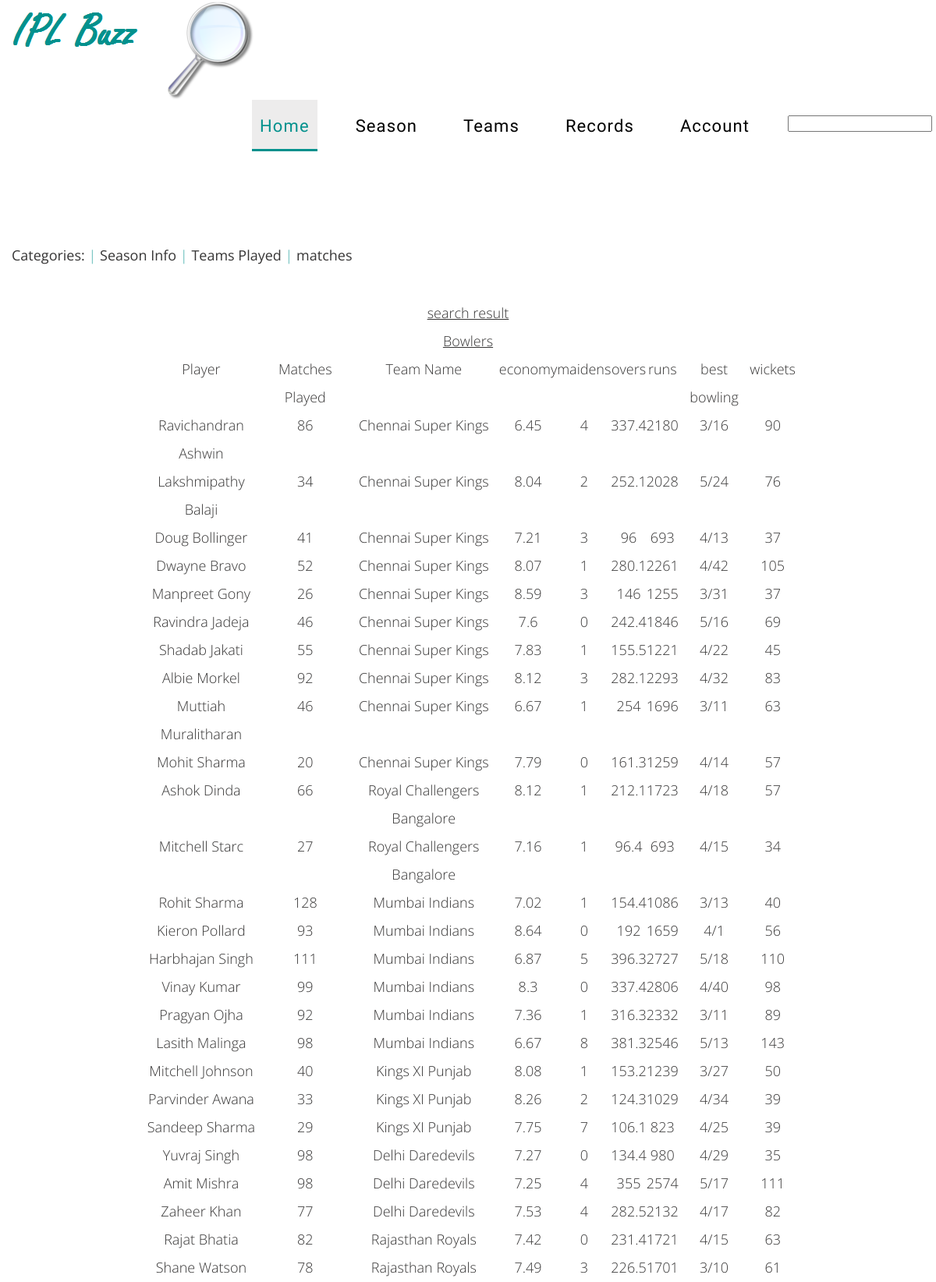
The page /primex/search.php (signed in, upper part) on the database its author committed.
### tables this page shows
CREATE TABLE IF NOT EXISTS `player` (
  `player_id` int(11) NOT NULL DEFAULT '0',
  `player_name` varchar(20) DEFAULT NULL,
  `Matches_played` int(11) DEFAULT NULL,
  `Innings_played` int(11) DEFAULT NULL,
  `team_id` int(11) DEFAULT NULL,
  PRIMARY KEY (`player_id`),
  UNIQUE KEY `player_id_index` (`player_id`),
  KEY `team_id` (`team_id`),
  KEY `team_id_player_index` (`team_id`)
);

CREATE TABLE IF NOT EXISTS `team` (
  `team_id` int(11) NOT NULL DEFAULT '0',
  `name` varchar(30) DEFAULT NULL,
  `city` varchar(20) DEFAULT NULL,
  `owner` varchar(30) DEFAULT NULL,
  `coach` varchar(20) DEFAULT NULL,
  `ground` varchar(40) DEFAULT NULL,
  `matches_played` int(11) DEFAULT NULL,
  `matches_Won` int(11) DEFAULT NULL,
  `Matches_Lost` int(11) DEFAULT NULL,
  PRIMARY KEY (`team_id`),
  UNIQUE KEY `team_id_index` (`team_id`),
  FULLTEXT KEY `team_name_index` (`name`)
);

CREATE TABLE IF NOT EXISTS `bowler` (
  `player_id` int(11) NOT NULL DEFAULT '0',
  `economy` float DEFAULT NULL,
  `maidens` int(11) DEFAULT NULL,
  `overs` float DEFAULT NULL,
  `runs` int(11) DEFAULT NULL,
  `best_bowling` varchar(10) DEFAULT NULL,
  `wickets` float DEFAULT NULL,
  PRIMARY KEY (`player_id`),
  UNIQUE KEY `player_id_bowler_index` (`player_id`)
);

### primex/search.php (the view, shortened to what this page needs)
<?php
include_once 'dbconnect.php';
$search = $_GET['search'];
?>
<!DOCTYPE html>
<html lang="en">
<head>
    <link rel="stylesheet" href="css/grid.css">
    <link rel="stylesheet" href="css/style.css">
    <link rel="stylesheet" href="css/isotope.css"/>
</head>
<body>
<div class="page">
<header id="header">
        <div id="stuck_container">
        <div class="container">
            <div class="row">
                <div class="grid_12">
                    <div class="brand put-left">
                        <h1>
                            <a href="index.php">
                                <img src="images/logo.png" alt="Logo"/>
                            </a>
							<img src="images/search.png" alt="Logo"/>
                        </h1>
                    </div>
                    <nav class="nav put-right">
                        <ul class="sf-menu">
                            <li class="current"><a href="index.php">Home</a></li>
                            <li>
                                <a href="#">Season</a>
                            </li>
                            <li><a href="#">Teams</a>
							</li>
                            <li><a href="blog.html">Records</a>
							</li>
                            <li><a href="contacts.html">Account</a>
							</li>
							<li>
									<form action="http://localhost/IPLT20/primex/search.php" method="GET">
										<input type="text" name="search" style="margin-top: 20px; /><br />
										<input type="submit"  style="height: 0px; width: 0px; border: none; padding: 0px"/>
									</form>
							</li>
                        </ul>
                    </nav>
                </div>
            </div>
        </div>
    </div>
</header>
<section id="content"><div class="ic">More Website Templates @ TemplateMonster.com - September08, 2014!</div>
    <div class="container">
        <div class="row wrap_11 wrap_20">
            <div class="grid_12">
                <div class="text_7 color_2">
                    Categories:
                    <ul id="filters">
						<li><a href="#si"> Season Info</a></li>
						<li><a href="#tpl"> Teams Played</a></li>
                        <li><a href="#mp"> matches</a></li>
                    </ul>
                </div>
            </div>
        </div>
    </div>
<center>
         <?php
           echo "<a name='si'></a> <table id='cskbg' border=9 style='width:70%; text-align:center; padding-right:100px'>
										<caption>
											<csk><u>search result</u></csk>
										</caption>";
							$res=mysqli_query($conn, "select * from player p,bowler b,team t where p.player_id=b.player_id  and p.team_id=t.team_id and p.player_name like '%$search%'; ");
							if(mysqli_num_rows($res)>0)
							{
							echo "<a name='EC'></a> <table id='cskbg' border=9 style='width:70%; text-align:center; padding-right:20px'>
										<caption>
											<csk><u>Bowlers</u></csk>
										</caption>
										<tr>
											<th>Player</th>
											<th>Matches Played</th>
											<th>Team Name</th>
											<th>economy</th>
											<th>maidens</th>
											<th>overs</th>
											<th>runs</th>
											<th>best bowling</th>
											<th>wickets</th>
										</tr>";
							}
							while($row = $res->fetch_assoc())
								{
								echo "<tr>";
							    echo "<td>".$row["player_name"]."</td>";
								echo "<td>".$row["Matches_played"]."</td>";
								echo "<td>".$row["name"]."</td>";
								echo "<td>".$row["economy"]."</td>";
								echo "<td>".$row["maidens"]."</td>";
								echo "<td>".$row["overs"]."</td>";
								echo "<td>".$row["runs"]."</td>";
								echo "<td>".$row["best_bowling"]."</td>";
								echo "<td>".$row["wickets"]."</td>";
								echo "</tr>";
								}
		 ?>
</center>
</section>
</body>
</html>

### primex/css/grid.css (style rules this page uses)
html, body, div, span, applet, object, iframe, h1, h2, h3, h4, h5, h6, p, blockquote, pre, a, abbr, acronym, address, big, cite, code, del, dfn, em, img, ins, kbd, q, s, samp, small, strike, strong, sub, sup, tt, var, b, u, i, center, dl, dt, dd, ol, ul, li, fieldset, form, label, legend, table, caption, tbody, tfoot, thead, tr, th, td, article, aside, canvas, details, embed, figure, figcaption, footer, header, hgroup, menu, nav, output, ruby, section, summary, time, mark, audio, video { margin: 0; padding: 0; border: 0; font-size: 100%; font: inherit; vertical-align: top; }
article, aside, details, figcaption, figure, footer, header, hgroup, menu, nav, section { display: block; }
body { line-height: 1; }
ol, ul { list-style: none; }
table { border-collapse: collapse; border-spacing: 0; }
.row { margin-left: -30px; }
.row:before, .row:after { display: table; content: ""; line-height: 0; }
.row:after { clear: both; }
[class*="grid_"] { float: left; min-height: 1px; margin-left: 30px; }
.container { width: 1170px; }
.grid_12 { width: 1170px; }
.container { margin-right: auto; margin-left: auto; -webkit-box-sizing: border-box; -moz-box-sizing: border-box; box-sizing: border-box; }
.container:before, .container:after { display: table; content: ""; line-height: 0; }
.container:after { clear: both; }

### primex/css/style.css (style rules this page uses)
body { background: #129894; color: #363535; font: 300 18px/36px 'Open Sans', sans-serif; }
a { font: inherit; color: #129894; text-decoration: none; -webkit-transition: all 0.3s ease; transition: all 0.3s ease; }
img { max-width: 100%; height: auto; }
* { -webkit-text-size-adjust: none; }
.text_7 { font: 400 18px/20px 'Open Sans', sans-serif; }
.color_2 { color: #363535; }
.color_2 a { color: inherit; }
.put-left { float: left; }
.put-right { float: right; }
.page { background: #ffffff; }
#header { position: relative; }
.brand { text-align: center; }
.brand h1 { display: inline-block; text-align: left; }
.nav { text-align: right; }
.sf-menu { display: inline-block; margin-right: -10px; }
.sf-menu > li { position: relative; float: left; font: 400 22px/22px 'Marvel', sans-serif; text-align: center; text-transform: capitalize; letter-spacing: 1.1px; }
.sf-menu > li > a { position: relative; display: inline-block; padding: 23px 10px 21px; color: #000000; }
.sf-menu > li.sfHover > a, .sf-menu > li.current > a, .sf-menu > li > a:hover { background: #edecec; color: #02918d; text-decoration: none; }
.sf-menu > li.sfHover > a:after, .sf-menu > li.current > a:after, .sf-menu > li > a:hover:after { content: ''; position: absolute; bottom: 0; left: 0; width: 100%; height: 3px; background: #02918d; }
.sf-menu > li + li { margin-left: 39px; }
.isStuck { background: #ffffff; z-index: 999; border-bottom: 1px solid #199b97; }
#content { overflow: hidden; }
.wrap_11 { padding-top: 123px; }
.wrap_20 { padding-bottom: 46px; }

### primex/css/isotope.css (style rules this page uses)
#filters { display:inline-block }
#filters li { display:inline-block }
#filters li:before { content:'|';color:#7ec7c5 }

### rows shown on the page
player: player_name "Ravichandran Ashwin", Matches_played "86", team.name "Chennai Super Kings", bowler.economy "6.45", bowler.maidens "4", bowler.overs "337.4", bowler.runs "2180", bowler.best_bowling "3/16", bowler.wickets "90"
player: player_name "Lakshmipathy Balaji", Matches_played "34", team.name "Chennai Super Kings", bowler.economy "8.04", bowler.maidens "2", bowler.overs "252.1", bowler.runs "2028", bowler.best_bowling "5/24", bowler.wickets "76"
player: player_name "Doug Bollinger", Matches_played "41", team.name "Chennai Super Kings", bowler.economy "7.21", bowler.maidens "3", bowler.overs "96", bowler.runs "693", bowler.best_bowling "4/13", bowler.wickets "37"
player: player_name "Dwayne Bravo", Matches_played "52", team.name "Chennai Super Kings", bowler.economy "8.07", bowler.maidens "1", bowler.overs "280.1", bowler.runs "2261", bowler.best_bowling "4/42", bowler.wickets "105"
player: player_name "Manpreet Gony", Matches_played "26", team.name "Chennai Super Kings", bowler.economy "8.59", bowler.maidens "3", bowler.overs "146", bowler.runs "1255", bowler.best_bowling "3/31", bowler.wickets "37"
player: player_name "Ravindra Jadeja", Matches_played "46", team.name "Chennai Super Kings", bowler.economy "7.6", bowler.maidens "0", bowler.overs "242.4", bowler.runs "1846", bowler.best_bowling "5/16", bowler.wickets "69"
player: player_name "Shadab Jakati", Matches_played "55", team.name "Chennai Super Kings", bowler.economy "7.83", bowler.maidens "1", bowler.overs "155.5", bowler.runs "1221", bowler.best_bowling "4/22", bowler.wickets "45"
player: player_name "Albie Morkel", Matches_played "92", team.name "Chennai Super Kings", bowler.economy "8.12", bowler.maidens "3", bowler.overs "282.1", bowler.runs "2293", bowler.best_bowling "4/32", bowler.wickets "83"
player: player_name "Muttiah Muralitharan", Matches_played "46", team.name "Chennai Super Kings", bowler.economy "6.67", bowler.maidens "1", bowler.overs "254", bowler.runs "1696", bowler.best_bowling "3/11", bowler.wickets "63"
player: player_name "Mohit Sharma", Matches_played "20", team.name "Chennai Super Kings", bowler.economy "7.79", bowler.maidens "0", bowler.overs "161.3", bowler.runs "1259", bowler.best_bowling "4/14", bowler.wickets "57"
player: player_name "Ashok Dinda", Matches_played "66", team.name "Royal Challengers Bangalore", bowler.economy "8.12", bowler.maidens "1", bowler.overs "212.1", bowler.runs "1723", bowler.best_bowling "4/18", bowler.wickets "57"
player: player_name "Mitchell Starc", Matches_played "27", team.name "Royal Challengers Bangalore", bowler.economy "7.16", bowler.maidens "1", bowler.overs "96.4", bowler.runs "693", bowler.best_bowling "4/15", bowler.wickets "34"
player: player_name "Rohit Sharma", Matches_played "128", team.name "Mumbai Indians", bowler.economy "7.02", bowler.maidens "1", bowler.overs "154.4", bowler.runs "1086", bowler.best_bowling "3/13", bowler.wickets "40"
player: player_name "Kieron Pollard", Matches_played "93", team.name "Mumbai Indians", bowler.economy "8.64", bowler.maidens "0", bowler.overs "192", bowler.runs "1659", bowler.best_bowling "4/1", bowler.wickets "56"
player: player_name "Harbhajan Singh", Matches_played "111", team.name "Mumbai Indians", bowler.economy "6.87", bowler.maidens "5", bowler.overs "396.3", bowler.runs "2727", bowler.best_bowling "5/18", bowler.wickets "110"
player: player_name "Vinay Kumar", Matches_played "99", team.name "Mumbai Indians", bowler.economy "8.3", bowler.maidens "0", bowler.overs "337.4", bowler.runs "2806", bowler.best_bowling "4/40", bowler.wickets "98"
player: player_name "Pragyan Ojha", Matches_played "92", team.name "Mumbai Indians", bowler.economy "7.36", bowler.maidens "1", bowler.overs "316.3", bowler.runs "2332", bowler.best_bowling "3/11", bowler.wickets "89"
player: player_name "Lasith Malinga", Matches_played "98", team.name "Mumbai Indians", bowler.economy "6.67", bowler.maidens "8", bowler.overs "381.3", bowler.runs "2546", bowler.best_bowling "5/13", bowler.wickets "143"
player: player_name "Mitchell Johnson", Matches_played "40", team.name "Kings XI Punjab", bowler.economy "8.08", bowler.maidens "1", bowler.overs "153.2", bowler.runs "1239", bowler.best_bowling "3/27", bowler.wickets "50"
player: player_name "Parvinder Awana", Matches_played "33", team.name "Kings XI Punjab", bowler.economy "8.26", bowler.maidens "2", bowler.overs "124.3", bowler.runs "1029", bowler.best_bowling "4/34", bowler.wickets "39"
player: player_name "Sandeep Sharma", Matches_played "29", team.name "Kings XI Punjab", bowler.economy "7.75", bowler.maidens "7", bowler.overs "106.1", bowler.runs "823", bowler.best_bowling "4/25", bowler.wickets "39"
player: player_name "Yuvraj Singh", Matches_played "98", team.name "Delhi Daredevils", bowler.economy "7.27", bowler.maidens "0", bowler.overs "134.4", bowler.runs "980", bowler.best_bowling "4/29", bowler.wickets "35"
player: player_name "Amit Mishra", Matches_played "98", team.name "Delhi Daredevils", bowler.economy "7.25", bowler.maidens "4", bowler.overs "355", bowler.runs "2574", bowler.best_bowling "5/17", bowler.wickets "111"
player: player_name "Zaheer Khan", Matches_played "77", team.name "Delhi Daredevils", bowler.economy "7.53", bowler.maidens "4", bowler.overs "282.5", bowler.runs "2132", bowler.best_bowling "4/17", bowler.wickets "82"
player: player_name "Rajat Bhatia", Matches_played "82", team.name "Rajasthan Royals", bowler.economy "7.42", bowler.maidens "0", bowler.overs "231.4", bowler.runs "1721", bowler.best_bowling "4/15", bowler.wickets "63"
player: player_name "Shane Watson", Matches_played "78", team.name "Rajasthan Royals", bowler.economy "7.49", bowler.maidens "3", bowler.overs "226.5", bowler.runs "1701", bowler.best_bowling "3/10", bowler.wickets "61"
